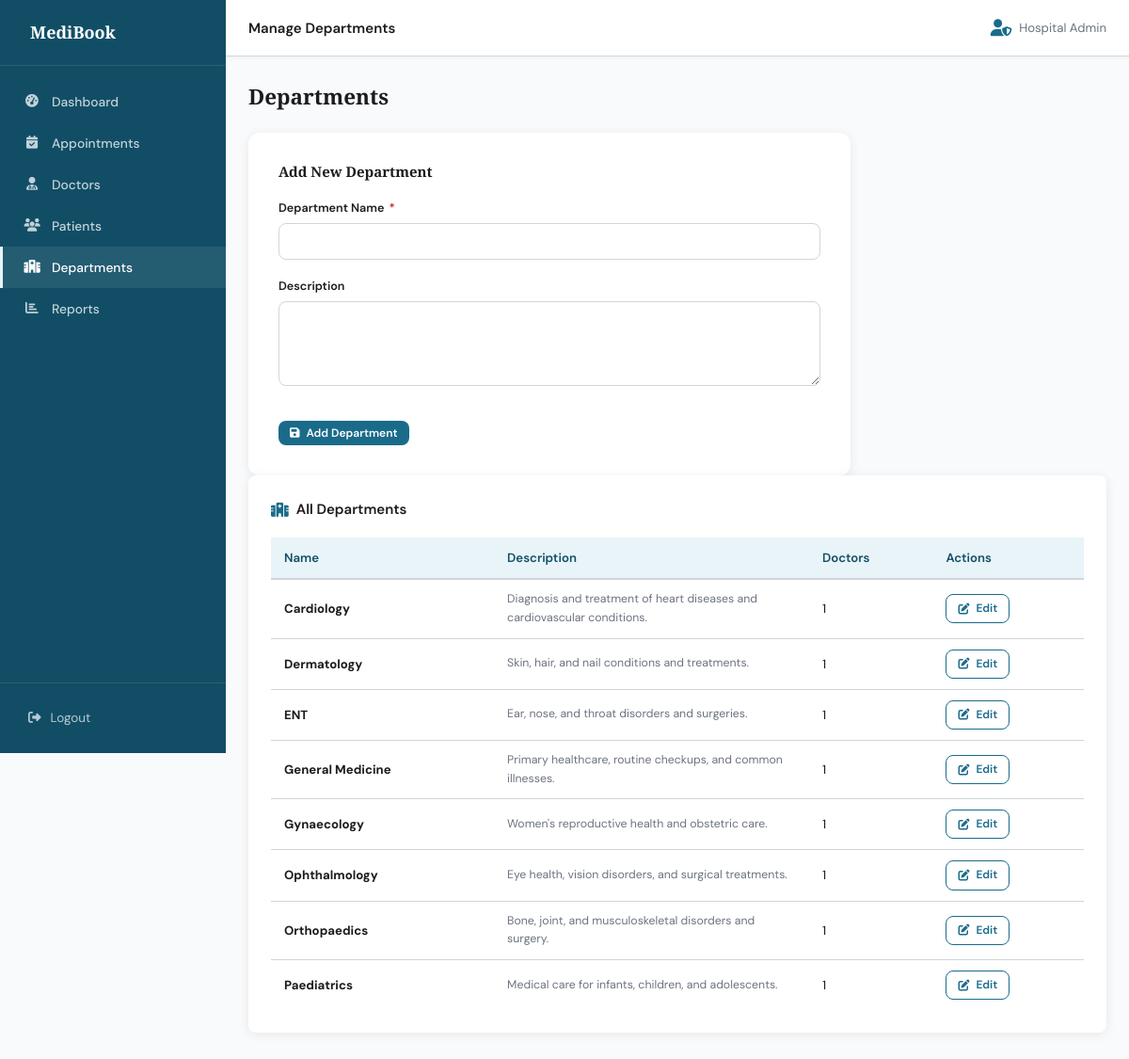
The app's page /admin/departments.php (signed in) with its own data.
### tables this page shows
CREATE TABLE IF NOT EXISTS `departments` (
  `id`          INT AUTO_INCREMENT PRIMARY KEY,
  `name`        VARCHAR(100) NOT NULL UNIQUE,
  `description` TEXT
);

### admin/departments.php (the view, shortened to what this page needs)
<?php
require_once '../config.php';
$page_title = 'Manage Departments';
$extra_css  = ['forms.css'];
$departments = mysqli_query($conn,
    "SELECT d.id, d.name, d.description, COUNT(dr.id) AS doctor_count
     FROM departments d LEFT JOIN doctors dr ON dr.department_id = d.id
     GROUP BY d.id ORDER BY d.name")->fetch_all(MYSQLI_ASSOC);
$editing = null;
include '../includes/header.php';
include '../includes/sidebar-admin.php';
?>
<div class="page-header"><h1>Departments</h1></div>
<div class="dash-grid">
  <div class="form-card" style="height:fit-content;">
    <h3 style="font-size:1rem;font-weight:700;margin-bottom:18px;">
      <?= $editing ? 'Edit Department' : 'Add New Department' ?>
    </h3>
    <form method="POST" action="">
      <div class="field">
        <label>Department Name <span class="required">*</span></label>
        <input type="text" name="name" value="<?= htmlspecialchars($editing['name'] ?? '') ?>" required>
      </div>
      <div class="field">
        <label>Description</label>
        <textarea name="description" rows="3"><?= htmlspecialchars($editing['description'] ?? '') ?></textarea>
      </div>
      <div class="form-actions" style="padding-top:12px;border-top:none;margin-top:0;">
        <button type="submit" class="btn btn-primary btn-sm">
          <i class="fa fa-save"></i> <?= $editing ? 'Save Changes' : 'Add Department' ?>
        </button>
      </div>
    </form>
  </div>
  <div class="card">
    <div class="card-title"><i class="fa fa-hospital"></i> All Departments</div>
    <div class="table-wrapper">
      <table>
        <thead><tr><th>Name</th><th>Description</th><th>Doctors</th><th>Actions</th></tr></thead>
        <tbody>
          <?php foreach ($departments as $d): ?>
          <tr>
            <td><strong><?= htmlspecialchars($d['name']) ?></strong></td>
            <td style="font-size:.82rem;color:var(--text-muted);max-width:200px;">
              <?= htmlspecialchars(substr($d['description'] ?? '', 0, 80)) ?>
            </td>
            <td><?= $d['doctor_count'] ?></td>
            <td style="white-space:nowrap;">
              <a href="?edit=<?= $d['id'] ?>" class="btn btn-sm btn-outline"><i class="fa fa-edit"></i> Edit</a>
            </td>
          </tr>
          <?php endforeach; ?>
        </tbody>
      </table>
    </div>
  </div>
</div>
<?php include '../includes/footer.php'; ?>

### includes/header.php (shortened to what this page needs)
<!DOCTYPE html>
<html lang="en">
<head>
  <link rel="stylesheet" href="https://cdnjs.cloudflare.com/ajax/libs/font-awesome/6.5.0/css/all.min.css">
  <link rel="stylesheet" href="<?= BASE_URL ?>/assets/css/main.css">
  <?php if (isset($extra_css)): ?>
    <?php foreach ($extra_css as $css): ?>
      <link rel="stylesheet" href="<?= BASE_URL ?>/assets/css/<?= htmlspecialchars($css) ?>">
    <?php endforeach; ?>
  <?php endif; ?>
</head>
<body>

### includes/sidebar-admin.php (shortened to what this page needs)
<div class="sidebar">
  <div class="sidebar-brand">
    <span>MediBook</span>
  </div>
  <nav class="sidebar-nav">
    <a href="<?= BASE_URL ?>/admin/dashboard.php" class="<?= basename($_SERVER['PHP_SELF']) === 'dashboard.php' ? 'active' : '' ?>">
      <i class="fa fa-tachometer-alt"></i> Dashboard
    </a>
    <a href="<?= BASE_URL ?>/admin/appointments.php" class="<?= basename($_SERVER['PHP_SELF']) === 'appointments.php' ? 'active' : '' ?>">
      <i class="fa fa-calendar-check"></i> Appointments
    </a>
    <a href="<?= BASE_URL ?>/admin/doctors.php" class="<?= in_array(basename($_SERVER['PHP_SELF']), ['doctors.php','add-doctor.php','edit-doctor.php']) ? 'active' : '' ?>">
      <i class="fa fa-user-md"></i> Doctors
    </a>
    <a href="<?= BASE_URL ?>/admin/patients.php" class="<?= basename($_SERVER['PHP_SELF']) === 'patients.php' ? 'active' : '' ?>">
      <i class="fa fa-users"></i> Patients
    </a>
    <a href="<?= BASE_URL ?>/admin/departments.php" class="<?= basename($_SERVER['PHP_SELF']) === 'departments.php' ? 'active' : '' ?>">
      <i class="fa fa-hospital"></i> Departments
    </a>
    <a href="<?= BASE_URL ?>/admin/reports.php" class="<?= basename($_SERVER['PHP_SELF']) === 'reports.php' ? 'active' : '' ?>">
      <i class="fa fa-chart-bar"></i> Reports
    </a>
  </nav>
  <div class="sidebar-footer">
    <a href="<?= BASE_URL ?>/auth/logout.php" class="sidebar-logout">
      <i class="fa fa-sign-out-alt"></i> Logout
    </a>
  </div>
</div>
<div class="app-wrapper">
  <header class="topbar">
    <div class="topbar-title"><?= htmlspecialchars($page_title ?? '') ?></div>
    <div class="topbar-user">
      <i class="fa fa-user-shield"></i>
      <span><?= htmlspecialchars($_SESSION['name'] ?? 'Admin') ?></span>
    </div>
  </header>
  <div class="main-content">

### includes/footer.php (shortened to what this page needs)
  </div>
</div>
</body>
</html>

### assets/css/main.css (style rules this page uses)
:root { --primary: #1A6B8A; --primary-dark: #114E66; --accent: #E8F4F8; --success: #2E7D32; --danger: #C62828; --warning: #F57F17; --text-main: #1C1C1E; --text-muted: #6B7280; --border: #D1D5DB; --bg: #F9FAFB; --white: #FFFFFF; --sidebar-w: 240px; --topbar-h: 60px; --radius: 8px; --shadow: 0 2px 12px rgba(0,0,0,.08); --shadow-lg: 0 8px 32px rgba(0,0,0,.12); }
*, *::before, *::after { box-sizing: border-box; margin: 0; padding: 0; }
html { font-size: 15px; scroll-behavior: smooth; }
body { font-family: 'DM Sans', sans-serif; color: var(--text-main); background: var(--bg); line-height: 1.6; min-height: 100vh; }
h1, h2, h3, h4, h5 { font-family: 'Playfair Display', serif; font-weight: 700; line-height: 1.3; }
a { color: var(--primary); text-decoration: none; }
button { cursor: pointer; font-family: inherit; }
input, select, textarea { font-family: inherit; font-size: 0.95rem; }
body { display: flex; }
.sidebar { width: var(--sidebar-w); min-height: 100vh; background: var(--primary-dark); position: fixed; top: 0; left: 0; display: flex; flex-direction: column; z-index: 100; transition: transform .25s ease; }
.sidebar-brand { display: flex; align-items: center; gap: 10px; padding: 20px 22px; color: var(--white); font-size: 1.2rem; font-weight: 700; border-bottom: 1px solid rgba(255,255,255,.1); font-family: 'Playfair Display', serif; }
.sidebar-nav { flex: 1; padding: 16px 0; overflow-y: auto; }
.sidebar-nav a { display: flex; align-items: center; gap: 12px; padding: 11px 22px; color: rgba(255,255,255,.75); font-size: 0.92rem; font-weight: 500; transition: background .18s, color .18s; border-left: 3px solid transparent; }
.sidebar-nav a i { width: 18px; text-align: center; }
.sidebar-nav a:hover, .sidebar-nav a.active { background: rgba(255,255,255,.08); color: var(--white); border-left-color: var(--accent); }
.sidebar-footer { padding: 16px; border-top: 1px solid rgba(255,255,255,.1); }
.sidebar-logout { display: flex; align-items: center; gap: 10px; padding: 10px 14px; border-radius: var(--radius); color: rgba(255,255,255,.7) !important; font-size: 0.9rem; transition: background .18s, color .18s; }
.app-wrapper { margin-left: var(--sidebar-w); flex: 1; min-height: 100vh; display: flex; flex-direction: column; }
.topbar { height: var(--topbar-h); background: var(--white); border-bottom: 1px solid var(--border); display: flex; align-items: center; padding: 0 24px; gap: 16px; position: sticky; top: 0; z-index: 90; box-shadow: 0 1px 4px rgba(0,0,0,.05); }
.topbar-title { flex: 1; font-size: 1rem; font-weight: 600; color: var(--text-main); }
.topbar-user { display: flex; align-items: center; gap: 8px; color: var(--text-muted); font-size: 0.88rem; }
.topbar-user i { font-size: 1.2rem; color: var(--primary); }
.main-content { flex: 1; padding: 28px 24px; background: var(--bg); }
.page-header { display: flex; align-items: center; justify-content: space-between; margin-bottom: 24px; }
.page-header h1 { font-size: 1.5rem; color: var(--text-main); }
.card { background: var(--white); border-radius: var(--radius); box-shadow: var(--shadow); padding: 24px; margin-bottom: 24px; }
.card-title { font-size: 1rem; font-weight: 600; margin-bottom: 18px; color: var(--text-main); display: flex; align-items: center; gap: 8px; }
.card-title i { color: var(--primary); }
.table-wrapper { overflow-x: auto; }
table { width: 100%; border-collapse: collapse; font-size: 0.88rem; }
thead th { background: var(--accent); color: var(--primary-dark); font-weight: 600; padding: 11px 14px; text-align: left; border-bottom: 2px solid var(--border); }
tbody tr { border-bottom: 1px solid var(--border); transition: background .15s; }
tbody tr:last-child { border-bottom: none; }
tbody td { padding: 11px 14px; color: var(--text-main); vertical-align: middle; }
.btn { display: inline-flex; align-items: center; gap: 7px; padding: 9px 18px; border-radius: var(--radius); font-size: 0.88rem; font-weight: 600; border: none; transition: background .18s, box-shadow .18s; white-space: nowrap; }
.btn-primary { background: var(--primary); color: var(--white); }
.btn-outline { background: transparent; border: 1.5px solid var(--primary); color: var(--primary); }
.btn-sm { padding: 5px 12px; font-size: 0.8rem; }

### records on screen
departments: name "Cardiology", description "Diagnosis and treatment of heart diseases and cardiovascular conditions.", doctor_count "1"
departments: name "Dermatology", description "Skin, hair, and nail conditions and treatments.", doctor_count "1"
departments: name "ENT", description "Ear, nose, and throat disorders and surgeries.", doctor_count "1"
departments: name "General Medicine", description "Primary healthcare, routine checkups, and common illnesses.", doctor_count "1"
departments: name "Gynaecology", description "Women's reproductive health and obstetric care.", doctor_count "1"
departments: name "Ophthalmology", description "Eye health, vision disorders, and surgical treatments.", doctor_count "1"
departments: name "Orthopaedics", description "Bone, joint, and musculoskeletal disorders and surgery.", doctor_count "1"
departments: name "Paediatrics", description "Medical care for infants, children, and adolescents.", doctor_count "1"

### other values on screen
$page_title "Manage Departments"
$_SESSION['name'] "Hospital Admin"
